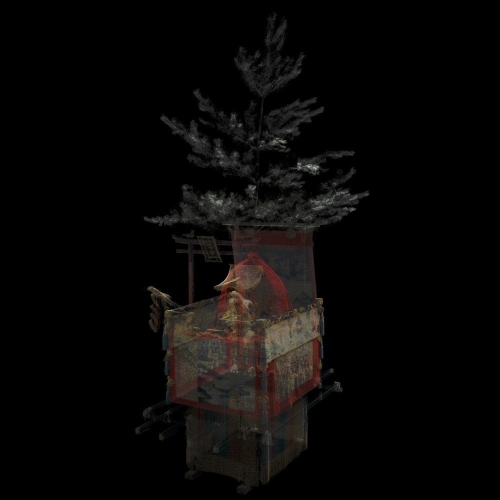
#> input picture resources/input.jpg, 1000 x 1000 px (shown at 1/2 size)
$ python acpv_maximum_old.py resources/input.jpg resources/input.jpg
#> lines starting #> are read from the running program, lines starting #| are printed output that depends on the picture
import numpy as np
from matplotlib import pyplot as plt
from matplotlib import cycler
import matplotlib.gridspec as gridspec
import matplotlib.patches as pat
import cv2
import subprocess
import sys
import statistics

plt.style.use('seaborn-white')

args = sys.argv
if len(args) != 3:
    raise Exception('\nUSAGE\n> $ python auto_correct_pixel_value.py [input_image_data] [input_image_data(LR=1)]')
    raise Exception('\n\nFor example\n> $ python auto_correct_pixel_value.py [input_image.bmp] [input_image_LR1.bmp]]\n')
    sys.exit()

colors = cycler('color', ['#EE6666', '#3388BB', '#9988DD', '#EECC55', '#88BB44', '#FFBBBB'])
plt.rc('axes', facecolor='#E6E6E6', edgecolor='none', axisbelow=True, grid=False, prop_cycle=colors)
plt.rc('grid', color='w', linestyle='solid')
plt.rc('patch', edgecolor='#E6E6E6')
plt.rc('lines', linewidth=2)


# ---------------------------------
# ----- Set initial parameter -----
# ---------------------------------
p_init = 1.0
p_interval = 0.01
print("\n===== Initial parameter =====")
print("input_image_data\n>",            args[1], "(args[1])")
print("\ninput_image_data(LR=1)\n>",    args[2], "(args[2])")
print("\np_init\n>",                    p_init)
print("\np_interval\n>",                p_interval)


# -------------------------
# ----- RGB histogram -----
# -------------------------
def rgb_hist(_img_rgb, _ax):
    R_nonzero = _img_rgb[:,:,0][_img_rgb[:,:,0] > 0]
    G_nonzero = _img_rgb[:,:,1][_img_rgb[:,:,1] > 0]
    B_nonzero = _img_rgb[:,:,2][_img_rgb[:,:,2] > 0]
    _ax.hist(R_nonzero.ravel(), bins=50, color='r', alpha=0.5, label="R")
    _ax.hist(G_nonzero.ravel(), bins=50, color='g', alpha=0.5, label="G")
    _ax.hist(B_nonzero.ravel(), bins=50, color='b', alpha=0.5, label="B")
    _ax.legend()

    _ax.set_title('RGB histogram')
    _ax.set_xlim([-5,260])

    return _ax


def plot_tone_curve_and_histogram(f, _p_final, _img_in_RGB, _img_out_RGB):
    fig = plt.figure(figsize=(13, 7))
    gs = gridspec.GridSpec(2,3)
    x = np.arange(256)

    # Tone curve
    ax2 = fig.add_subplot(gs[:,1])
    ax2.set_title('Tone Curve (parameter='+str(p_final)+')')
    ax2.set_xlabel('Input pixel value')
    ax2.set_ylabel('Output pixel value')
    ax2.set_aspect('equal')
    ax2.plot(x, f(x, _p_final), color='black')

    # Input image
    ax1 = fig.add_subplot(gs[0,0])
    ax1.set_title('Input image')
    ax1.imshow(_img_in_RGB)
    ax1.set_xticks([]), ax1.set_yticks([]) # off scale

    # Output image
    ax3 = fig.add_subplot(gs[0,2])
    ax3.set_title('Improved image')
    ax3.imshow(_img_out_RGB)
    ax3.set_xticks([]), ax3.set_yticks([])

    # Histogram(input image)
    ax4 = fig.add_subplot(gs[1,0])
    ax4 = rgb_hist(_img_in_RGB, ax4)

    # Histogram(output image)
    ax5 = fig.add_subplot(gs[1,2])
    ax5 = rgb_hist(_img_out_RGB, ax5)

    # Unify ylim b/w input image and improved image
    hist_in, bins_in = np.histogram(_img_in_RGB[_img_in_RGB>0], 50)
    hist_out, bins_out = np.histogram(_img_out_RGB[_img_out_RGB>0], 50)
    list_rgb_max = [max(hist_in), max(hist_out)]
    ax4.set_ylim([0, (max(list_rgb_max) + max(list_rgb_max)*0.05)/2.5])
    ax5.set_ylim([0, (max(list_rgb_max) + max(list_rgb_max)*0.05)/2.5])


# -------------------------------
# ----- Tone Curve Function -----
# -------------------------------
def tone_curve(_x, _param):
    y = np.where(_x < 255/_param, _param*_x, 255)
    return y


# ----------------------------
# ----- Read Input Image -----
# ----------------------------
def read_img(_img_name):
    # read input image
    img_BGR = cv2.imread(_img_name)

    # convert color (BGR → RGB)
    img_RGB = cv2.cvtColor(img_BGR, cv2.COLOR_BGR2RGB)

    return img_RGB

# Read input image
img_in_RGB      = read_img(args[1])
#> in read_img, img_BGR is the input picture: shape (1000, 1000, 3); mean B, G, R 7.1, 7.9, 9.3
img_in_RGB_LR1  = read_img(args[2])

print("\n\n===== Pre-processing =====")
print("Input image(RGB)\n>", img_in_RGB.shape) # （height, width, channel）
#| Input image(RGB)
#| > (1000, 1000, 3)

# Calc all number of pixels of the input image
N_all = img_in_RGB.shape[0]*img_in_RGB.shape[1]
#> N_all = 1000000
print("\n-----", args[1], "-----")
print("N_all\n>", N_all, "(pixels)")
#| N_all
#| > 1000000 (pixels)

# Then, calc number of pixels that pixel value is not 0
img_in_Gray     = cv2.cvtColor(img_in_RGB, cv2.COLOR_RGB2GRAY)
N_all_nonzero   = np.sum(img_in_Gray > 0)
#> N_all_nonzero = 223762
print("\nN_all_nonzero\n>", N_all_nonzero, "(pixels)")
#| N_all_nonzero
#| > 223762 (pixels)

# Calc max pixel value of the input image(LR=1)
img_in_Gray_LR1     = cv2.cvtColor(img_in_RGB_LR1, cv2.COLOR_RGB2GRAY)
N_all_nonzero_LR1   = np.sum(img_in_Gray_LR1 > 0)
#> N_all_nonzero_LR1 = 223762
max_pixel_value_LR1 = np.max(img_in_Gray_LR1)
#> max_pixel_value_LR1 = 207
print("\n-----", args[2], "-----")
print("Max pixel value\n>", max_pixel_value_LR1, "(pixel value)")
#| Max pixel value
#| > 207 (pixel value)

# Calc the ratio of the maximum pixel value
ratio_max_pixel_value = np.sum(img_in_Gray_LR1 == max_pixel_value_LR1) / N_all_nonzero_LR1
#> ratio_max_pixel_value = 8.94e-06
ratio_max_pixel_value = round(ratio_max_pixel_value, 4)
#> ratio_max_pixel_value = 0
print("\nRatio of the max pixel value\n>", ratio_max_pixel_value, " (", round(ratio_max_pixel_value*100, 2), "(%) )")
#| Ratio of the max pixel value
#| > 0.0  ( 0.0 (%) )

# Check whether the maximum pixel value is 255 in the input image(LR=1)
if max_pixel_value_LR1 == 255:
    # Calc most frequent pixel value
    img_in_Gray_nonzero_LR1         = img_in_Gray_LR1[img_in_Gray_LR1 > 0]
    bincount = np.bincount(img_in_Gray_nonzero_LR1)
    most_frequent_pixel_value_LR1   = np.argmax( bincount )
    print("\nMost frequent pixel value\n>", most_frequent_pixel_value_LR1, "(pixel value)")

    # Check whether the most frequent pixel value is 255 in the input image(LR=1)
    if most_frequent_pixel_value_LR1 == 255:
        print("\n========================================================================================")
        print("** There is a possibility that pixel value \"255\" is too much in the input image(LR=1).")

        # Calc mean pixel value
        mean_LR1 = round(img_in_Gray_nonzero_LR1.mean(), 1)
        print("\n** Mean pixel value (LR=1)")
        print("** >", mean_LR1, "(pixel value)")

        # Calc median pixel value in the section b/w mean pixel value and maximum pixel value(255)
        section_bw_mean_255_LR1 = img_in_Gray_LR1[ (mean_LR1 <= img_in_Gray_LR1) & (img_in_Gray_LR1 <= 255) ]
        median_bw_mean_255_LR1  = np.median(section_bw_mean_255_LR1)
        print("\n** Median pixel value in the section between", mean_LR1, "and 255")
        print("** >", median_bw_mean_255_LR1, "(pixel value)")

        # Calc ratio
        ratio_old = ratio_max_pixel_value
        ratio_max_pixel_value = np.sum(img_in_Gray_LR1 == median_bw_mean_255_LR1) / N_all_nonzero_LR1
        ratio_max_pixel_value = round(ratio_max_pixel_value, 4)
        print("\n** Ratio of the pixel value", median_bw_mean_255_LR1)
        print("** >", ratio_max_pixel_value, "(", ratio_max_pixel_value*100, "(%) )")

        print("\n** Changed ratio as follows.")
        print("** >", ratio_old, " → ", ratio_max_pixel_value)
        print("** >", round(ratio_old*100, 2), "(%) → ", ratio_max_pixel_value*100, "(%)")
        print("========================================================================================")


# --------------------------------------------
# ----- Correct pixel value for each RGB -----
# --------------------------------------------
def correct_pixel_value(_rgb_img, _param):
    corrected_img_RGB = np.empty((_rgb_img.shape[0], _rgb_img.shape[1], 3), dtype=np.uint8)

    # Apply correction
    corrected_img_RGB[:, :, 0] = cv2.multiply(_rgb_img[:, :, 0], _param) # R
    corrected_img_RGB[:, :, 1] = cv2.multiply(_rgb_img[:, :, 1], _param) # G
    corrected_img_RGB[:, :, 2] = cv2.multiply(_rgb_img[:, :, 2], _param) # B

    return corrected_img_RGB


# -------------------------------
# ----- Determine parameter -----
# -------------------------------
p = p_init
tmp_ratio_255 = 0.0
while tmp_ratio_255 < ratio_max_pixel_value:
    tmp_corrected_img_RGB = correct_pixel_value(img_in_RGB, p)
    tmp_corrected_img_Gray = cv2.cvtColor(tmp_corrected_img_RGB, cv2.COLOR_RGB2GRAY)

    # Temporarily, calc ratio of pixel value 255
    tmp_ratio_255 = np.sum(tmp_corrected_img_Gray == 255) / N_all_nonzero

    # Update parameter
    p += p_interval
#> this loop made 0 passes
#> after the loop, p = 1

p_final = round(p, 2)
#> p_final = 1

# Make output image
img_out_RGB  = correct_pixel_value(img_in_RGB, p_final)
#> in correct_pixel_value, `corrected_img_RGB[:, :, 0] = cv2.multiply(_rgb_img[:, :, 0], _param)`:
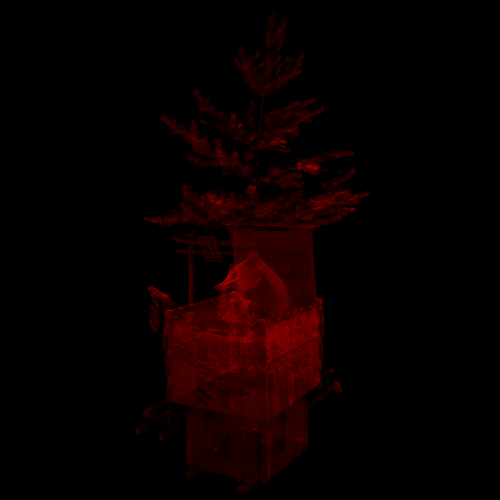
#> corrected_img_RGB: shape (1000, 1000, 3) (shown at 1/2 size); mean R, G, B 9.3, 0, 0
#> in correct_pixel_value, `corrected_img_RGB[:, :, 1] = cv2.multiply(_rgb_img[:, :, 1], _param)`:
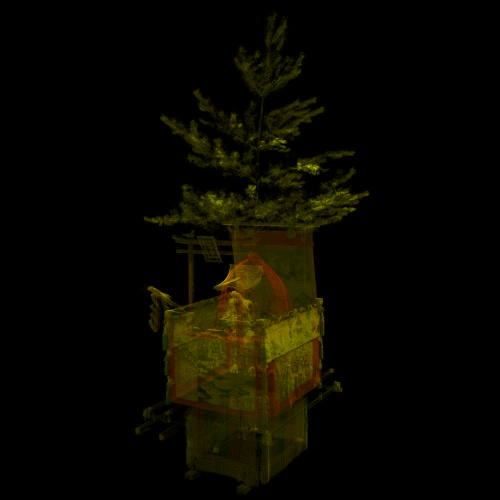
#> corrected_img_RGB: shape (1000, 1000, 3) (shown at 1/2 size); mean R, G, B 9.3, 7.9, 0
img_out_Gray = cv2.cvtColor(img_out_RGB, cv2.COLOR_RGB2GRAY)

print("\n\n===== Result =====")
print("p_final\n>", p_final)
#| p_final
#| > 1.0
print("\nThe ratio at which pixel value finally reached 255\n>", round(np.sum(img_out_Gray==255) / N_all_nonzero * 100, 2), "(%)")
#| The ratio at which pixel value finally reached 255
#| > 0.0 (%)
print("\n")


# -----------------------------------------
# ----- Apply tone curve with p_final -----
# -----------------------------------------
plot_tone_curve_and_histogram(tone_curve, p_final, img_in_RGB, img_out_RGB)
#> in tone_curve, `y = np.where(_x < 255/_param, _param*_x, 255)`: y = 256 values from 0 to 255
#> in plot_tone_curve_and_histogram, `hist_in, bins_in = np.histogram(_img_in_RGB[_img_in_RGB>0], 50)`: hist_in = 50 values, max 78426 at index 0, min 3 at index 45, mean 13388.6; bins_in = 51 values from 1 to 219
#> in plot_tone_curve_and_histogram, `hist_out, bins_out = np.histogram(_img_out_RGB[_img_out_RGB>0], 50)`: hist_out has the same summary as hist_in
#> in plot_tone_curve_and_histogram, `list_rgb_max = [max(hist_in), max(hist_out)]`: list_rgb_max = [78426, 78426]


# ----------------------------------
# ----- Save figure and images -----
# ----------------------------------
fig_name = "images/figure_"+str(p_final)+".png"
#> fig_name = 'images/figure_1.0.png'
plt.savefig(fig_name)
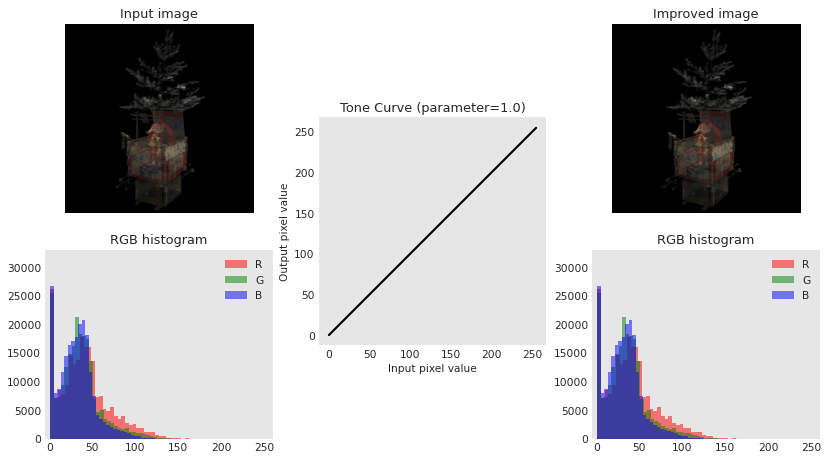
#> figure drawn by matplotlib, 5 panels; panel 1: curve peaks at x = 255, y = 255; panel 4: tallest bar 26158 high, from x = 1 to 5.36; panel 4: tallest bar 25518 high, from x = 1 to 5.14; panel 4: tallest bar 26750 high, from x = 1 to 5.08
# plt.show()

# convert color (RGB → BGR)
img_in_BGR = cv2.cvtColor(img_in_RGB, cv2.COLOR_RGB2BGR)
img_out_BGR = cv2.cvtColor(img_out_RGB, cv2.COLOR_RGB2BGR)
input_img_name = "images/input.jpg"
output_img_name = "images/improved_"+str(p_final)+".jpg"
#> output_img_name = 'images/improved_1.0.jpg'
cv2.imwrite(input_img_name, img_in_BGR)
cv2.imwrite(output_img_name, img_out_BGR)


# -------------------------
# ----- Exec. command -----
# -------------------------
# preview_command = ['code', fig_name, input_img_name, output_img_name]
# # preview_command = ['open', fig_name, input_img_name, output_img_name]
# try:
# 	res = subprocess.check_call(preview_command)

# except:
# 	print("ERROR")

$ run again, with resources/low.jpg copied over resources/input.jpg
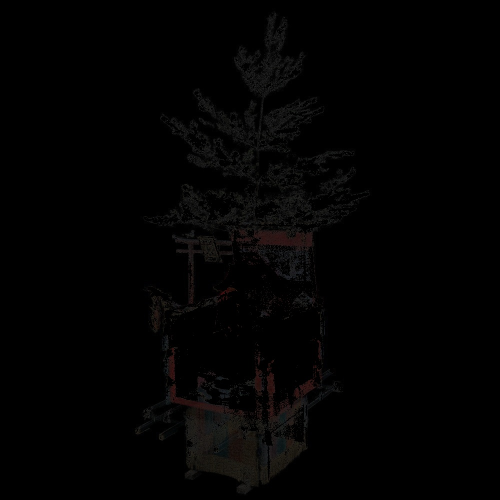
#> input picture resources/low.jpg, 1000 x 1000 px (shown at 1/2 size)
#> in read_img, img_BGR is the input picture: shape (1000, 1000, 3); mean B, G, R 2.1, 2.2, 2.5
#| Input image(RGB)
#| > (1000, 1000, 3)
#| N_all
#| > 1000000 (pixels)
#> N_all_nonzero = 150567
#| N_all_nonzero
#| > 150567 (pixels)
#> max_pixel_value_LR1 = 44
#| Max pixel value
#| > 44 (pixel value)
#> `ratio_max_pixel_value = np.sum(img_in_Gray_LR1 == max_pixel_value_LR1)..`: ratio_max_pixel_value = 6.64e-06
#> `ratio_max_pixel_value = round(ratio_max_pixel_value, 4)`: ratio_max_pixel_value = 0
#| Ratio of the max pixel value
#| > 0.0  ( 0.0 (%) )
#> after the loop `while tmp_ratio_255 < ratio_max_pixel_value:`: p = 1
#> in correct_pixel_value, `corrected_img_RGB[:, :, 0] = cv2.multiply(_rgb_img[:, :, 0], _param)`:
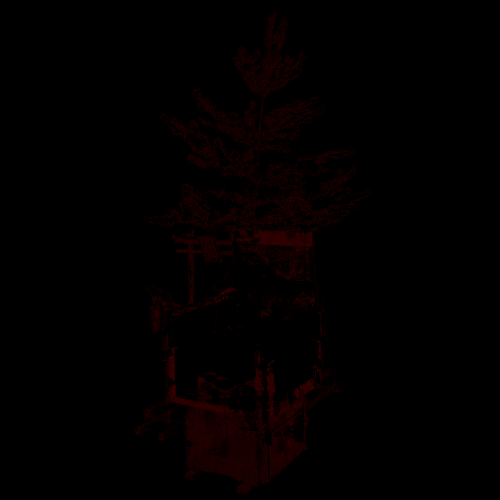
#> corrected_img_RGB: shape (1000, 1000, 3) (shown at 1/2 size); mean R, G, B 2.5, 0, 0
#| p_final
#| > 1.0
#| The ratio at which pixel value finally reached 255
#| > 0.0 (%)
#> y = 256 values from 0 to 255
#> hist_in = 50 values, max 105227 at index 0, min 0 at index 47, mean 8689; bins_in = 51 values from 1 to 72
#> hist_out has the same summary as hist_in
#> list_rgb_max = [105227, 105227]
#> fig_name = 'images/figure_1.0.png'
#> output_img_name = 'images/improved_1.0.jpg'
